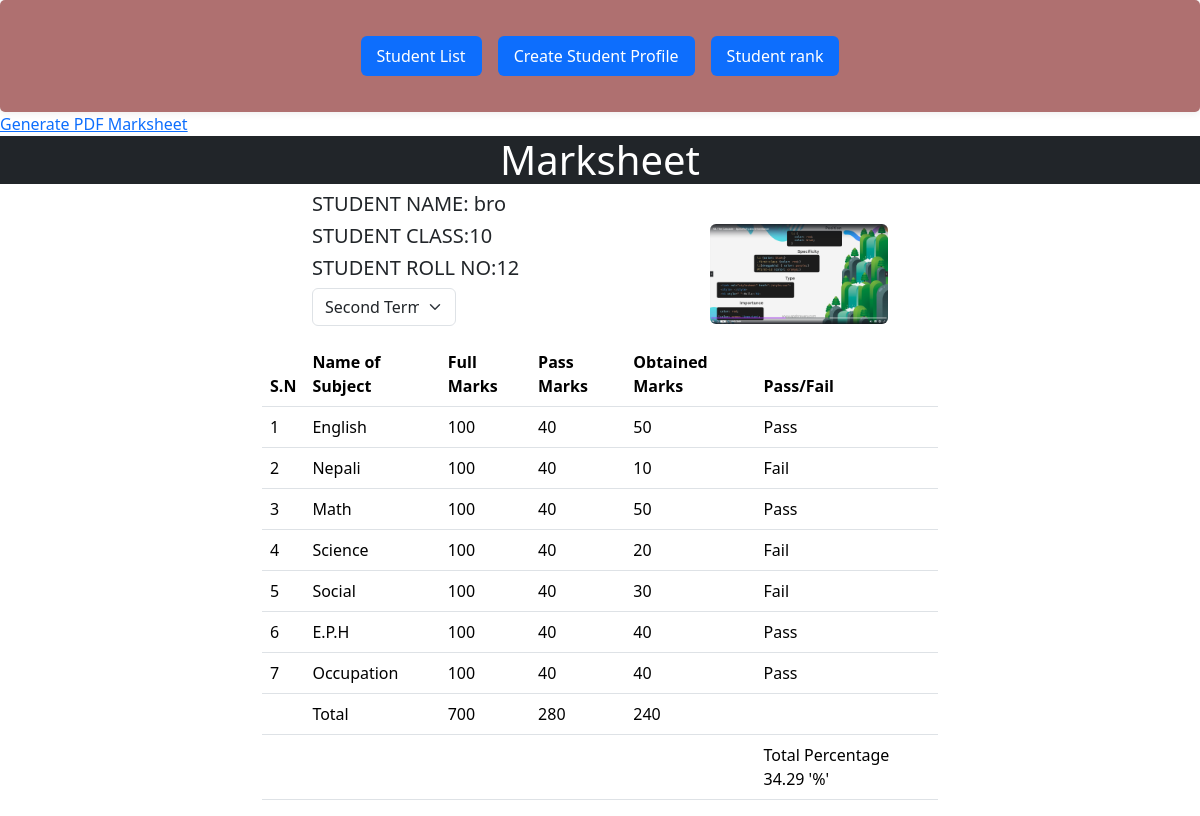
Page /marksheet/list/?student_id=33 on the committed database.
### grading_tool/models.py (models this page shows, shortened)
class Marks(models.Model):
    TERM_CHOICES = (
        ("First Term", "first_term"), ("Second Term", "second_term"), ("Final Term", "final_term")
    )
    marks_english = models.IntegerField(validators=[MaxValueValidator(100)])
    marks_nepali = models.IntegerField(validators=[MaxValueValidator(100)])
    marks_science = models.IntegerField(validators=[MaxValueValidator(100)])
    marks_math = models.IntegerField(validators=[MaxValueValidator(100)])
    marks_social = models.IntegerField(validators=[MaxValueValidator(100)])
    marks_eph = models.IntegerField(validators=[MaxValueValidator(100)])
    marks_occupation = models.IntegerField(validators=[MaxValueValidator(100)])
    marks_economics = models.IntegerField(validators=[MaxValueValidator(100)])
    students = models.ForeignKey(Student_profile, on_delete=models.CASCADE, blank=True, null=True)
    term = models.CharField(max_length=250, choices=TERM_CHOICES, default="first term")
    def Calculate_percentage(self):
        Total_marks = self.marks_english + self.marks_nepali + self.marks_science + self.marks_math + self.marks_social + self.marks_eph + self.marks_occupation
        Total_sub = 7
        maximum_marks_per_subject = 100
        total_maximum_marks = maximum_marks_per_subject * Total_sub
        percentage = (Total_marks / total_maximum_marks) * 100
        return round(percentage, 2)
    def Obtained_marks(self):
        Total_marks = self.marks_english + self.marks_nepali + self.marks_science + self.marks_math + self.marks_social + self.marks_eph + self.marks_occupation
        return Total_marks

class Student_profile(models.Model):
    student_name = models.CharField(max_length=100)
    student_age = models.IntegerField()
    student_rollno = models.IntegerField()
    student_address = models.CharField(max_length=250)
    student_contact = models.IntegerField()
    student_email = models.CharField(blank=True, null=True, max_length=250)
    student_standard = models.IntegerField()
    student_photo = models.ImageField(upload_to='student_photos/', null=True, blank=True)

### grading_tool/views.py (the view)
# urls.py: path('marksheet/list/', marksListView.as_view(),name='marksheet'),
class marksListView(ListView):
    model = Marks
    template_name = 'marksheet.html'
    context_object_name = 'marks'
    def get_queryset(self):
        student_id = self.request.GET.get("student_id", None)
        if student_id:
            qs = Marks.objects.filter(students__id=student_id)
        else:
            qs = None
        return qs
    def get_context_data(self, **kwargs: Any) -> dict[str, Any]:
        context = super().get_context_data(**kwargs)
        student_id = self.request.GET.get("student_id", None)
        context["latest_marks"] = Marks.objects.filter(students__id=student_id).latest('id')
        return context

### grading_tool/templates/marksheet.html (shortened to what this page needs)
{% extends 'base.html' %}
{% block content %}
<a href="{% url 'generate_marksheet_pdf' latest_marks.students.id %}" target="_blank">Generate PDF Marksheet</a>
<div class="heading text-center bg-dark text-white">
  <h1>Marksheet</h1>
</div>
<div class="container col-sm-6 ">
  <h5>STUDENT NAME: {{latest_marks.students.student_name }}</h5>
  <img src="{{latest_marks.students.student_photo.url}}" class="rounded float-end" height ="100px" alt= "student_photo">
  <h5>STUDENT CLASS:{{latest_marks.students.student_standard }} </h5>
  <h5>STUDENT ROLL NO:{{latest_marks.students.student_rollno }} </h5>
  <div class="col-sm-3 mb-3">
    <select name="term" class="form-select" id="id_term_select">
      <option value="Second Term">Second Term</option>
    </select>
  </div>
</div>
  <div class="container col-sm-7  mt-3">
  {% if latest_marks %}
    <table class="table table-responsive" id="marksheet_table">
      <thead>
        <tr>
          <th>S.N</th>
          <th>Name of Subject</th>
          <th>Full Marks</th>
          <th>Pass Marks </th>
          <th>Obtained Marks</th>
          <th>Pass/Fail</th>
        </tr>
      </thead>
      <tbody>
        <tr>
          <td>1</td>
          <td>English</td>
          <td>100</td>
          <td>40</td>
          <td id="english">
            {{latest_marks.marks_english }}</td>
            <td>
              {% if latest_marks.marks_english >= 40 %}
                   Pass
              {% else %}
                   Fail
              {% endif %}
            </td>
        </tr>
        <tr>
          <td>2</td>
          <td>Nepali</td>
          <td>100</td>
          <td>40</td>
          <td id="nepali">{{latest_marks.marks_nepali}}</td>
          <td>
            {% if latest_marks.marks_nepali >= 40 %}
                 Pass
            {% else %}
                 Fail
            {% endif %}
          </td>
        </tr>
        <tr>
          <td>3</td>
          <td>Math</td>
          <td>100</td>
          <td>40</td>
          <td id="math">{{latest_marks.marks_math}}</td>
          <td>
            {% if latest_marks.marks_math >= 40 %}
                 Pass
            {% else %}
                 Fail
            {% endif %}
          </td>
        </tr>
        <tr>
          <td>4</td>
          <td>Science</td>
          <td>100</td>
          <td>40</td>
          <td id="science">{{latest_marks.marks_science}}</td>
          <td>
            {% if latest_marks.marks_science >= 40 %}
                 Pass
            {% else %}
                 Fail
            {% endif %}
          </td>
        </tr>
        <tr>
          <td>5</td>
          <td>Social</td>
          <td>100</td>
          <td>40</td>
          <td id="social">{{latest_marks.marks_social}}</td>
          <td>
            {% if latest_marks.marks_social >= 40 %}
                 Pass
            {% else %}
                 Fail
            {% endif %}
          </td>
        </tr>
        <tr>
          <td>6</td>
          <td>E.P.H</td>
          <td>100</td>
          <td>40</td>
          <td id="eph">{{latest_marks.marks_eph}}</td>
          <td>
            {% if latest_marks.marks_eph >= 40 %}
                 Pass
            {% else %}
                 Fail
            {% endif %}
          </td>
        </tr>
        <tr>
          <td>7</td>
          <td>Occupation</td>
          <td>100</td>
          <td>40</td>
          <td id="occupation">{{latest_marks.marks_occupation}}</td>
          <td>
            {% if latest_marks.marks_occupation >= 40 %}
                 Pass
            {% else %}
                 Fail
            {% endif %}
          </td>
        </tr>
        <tr>
          <td></td>
          <td>Total</td>
          <td>700</td>
          <td>280</td>
          <td id="obtained" >{{latest_marks.Obtained_marks}}</td>
           <td></td>
        </tr>
      <tr>
        <td></td>
        <td></td>
        <td></td>
        <td></td>
        <td></td>
        <td id ="percentage">Total Percentage {{latest_marks.Calculate_percentage}} '%'</td>
      </tr>
      </tbody>
    </table>
  {% else %}
    <div class="alert alert-danger" role="alert">
      Marks Not Available For This Student!!!!
    </div>
  {% endif %}
{% endblock %}

### rows in the picture
Marks: students.student_name "bro", students.student_photo (picture), students.student_standard "10", students.student_rollno "12", marks_english "50", marks_nepali "10", marks_math "50", marks_science "20", marks_social "30", marks_eph "40", marks_occupation "40", Obtained_marks "240", Calculate_percentage "34.29"
